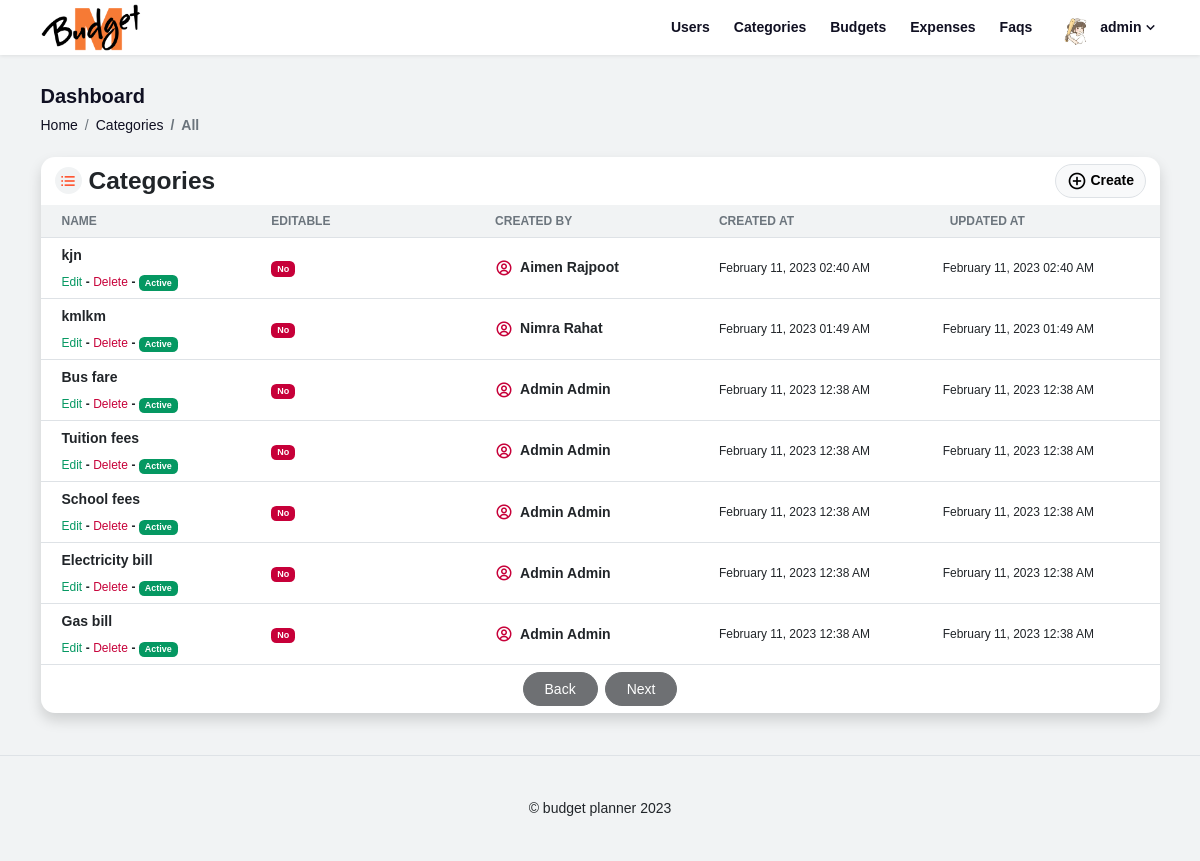
The app's page /categories.php (signed in) with its own data.
### tables this page shows
CREATE TABLE `users` (
  `id` int(11) NOT NULL,
  `firstname` varchar(200) DEFAULT NULL,
  `lastname` varchar(200) DEFAULT NULL,
  `username` varchar(255) DEFAULT NULL,
  `image` text DEFAULT NULL,
  `email` varchar(200) DEFAULT NULL,
  `password` varchar(200) DEFAULT NULL,
  `is_role` tinyint(1) DEFAULT NULL,
  `is_status` int(11) DEFAULT NULL,
  `is_active` tinyint(1) DEFAULT NULL,
  `created_at` datetime DEFAULT NULL,
  `updated_at` datetime DEFAULT NULL
);

CREATE TABLE `categories` (
  `id` int(11) NOT NULL,
  `name` varchar(255) DEFAULT NULL,
  `is_editable` tinyint(1) DEFAULT NULL,
  `is_active` tinyint(1) DEFAULT NULL,
  `created_by` int(1) DEFAULT NULL,
  `created_at` datetime DEFAULT NULL,
  `updated_at` datetime DEFAULT NULL
);

### classes/session.php (called while the page is built, shortened)
<?php
class session {
	public static function get($key){
		if(isset($_SESSION[$key])){
			return $_SESSION[$key];
		} else {
			return false;
		}
	}
}
?>

### classes/auth.php (called while the page is built, shortened)
<?php
class auth {
    public static function user(){
        if(session::get("id")){
            $data = DB::select("*");
            $data = DB::from("users");
            $data = DB::where(["id" => session::get("id")]);
            $data = DB::execute();
            $data = DB::fetch("one");
        } else {
            $data = false;
        }
        return $data;
    }
}
?>

### classes/media.php (called while the page is built, shortened)
<?php
class media {
  public static function image($image) {
      if(empty($image) || $image == "avatar.png"){
        return "./uploads/placeholder/avatar.png";
      } else if (file_exists("./uploads/{$image}") && !empty($image)){
       return "./uploads/{$image}";
    }
  }
}

### modules/categories.php (called while the page is built, shortened)
<?php
class module {
    public static function listing(){
        $data = DB::execute();
        $data = DB::fetch("all");
        return $data;
    }
}
?>

### classes/datetime.php (called while the page is built)
<?php
class DT {
    public static function format($datetime = "Y-m-d - h:i a", $pattern = "F d, Y h:i A"){
		return date($pattern, strtotime($datetime));
	}
}
?>

### categories.php (the view, shortened to what this page needs)
<!DOCTYPE html>
<html lang="en">
<head>
    <link rel="stylesheet" href="./src/libs/bootstrap/css/bootstrap.min.css">
    <link rel="stylesheet" href="./src/libs/boxicons/css/boxicons.min.css">
    <link rel="stylesheet" href="./src/css/stylesheet.css">
    <link rel="stylesheet" href="./src/css/utilities.css">
</head>
<body class="bg-light">
    <?php f::component("navbar"); ?>
    <main class="container container-sm container-md container-lg container-xl container-xxl">
        <nav class="mt-5 pt-5 pb-4">
            <h1 class="font-20 text-dark text-decoration-none fw-bold">Dashboard</h1>
            <ol class="breadcrumb m-0">
                <li class="breadcrumb-item">
                    <a href="index.php" class="text-decoration-none text-dark">Home</a>
                </li>
                <li class="breadcrumb-item">
                    <a href="categories.php" class="text-decoration-none text-dark">
                        Categories
                    </a>
                </li>
                <li class="breadcrumb-item active fw-bold">All</li>
            </ol>
        </nav>
        <section class="bg-white card shadow rounded-4 border-0 mb-5">
            <div class="card-header bg-transparent d-flex align-items-center border-0">
                <h3 class="card-title fw-bold m-0 d-flex align-items-center">
                    <span class="bx bx-list-ul bg-light p-1 font-20 text-warning rounded-circle me-2"></span>
                    Categories
                </h3>
                <a href="category-create.php" class="d-flex align-items-center btn btn-light border ms-auto rounded-5">
                    <b class="bx bx-plus-circle me-1 font-20"></b> <b>Create</b>
                </a>
            </div>
            <div class="card-body p-0">
                <table class="table table-card m-0 font-12">
                    <thead class="bg-light">
                        <tr>
                            <th class="px-4 border-bottom text-uppercase text-muted" scope="col">Name</th>
                            <?php if(f::is_admin()): ?>
                            <th class="border-bottom text-uppercase text-muted" scope="col">Editable</th>
                            <th class="border-bottom text-uppercase text-muted" scope="col">Created by</th>
                            <?php endif; ?>
                            <th class="border-bottom text-uppercase text-muted" scope="col">Created at</th>
                            <th class="px-3 border-bottom text-uppercase text-muted" scope="col">Updated at</th>
                        </tr>
                    </thead>
                    <tbody class="font-12">
                        <?php $listing = module::listing(); ?>
                        <?php if($listing): ?>
                        <?php foreach($listing as $item): ?>
                        <tr>
                            <td class="align-middle px-4" data-label="Name">
                                <a href="category-details.php?id=<?php echo $item["id"]; ?>" class="fw-bold link-dark font-14 text-decoration-none">
                                    <?php echo $item["name"]; ?>
                                </a>
                                <div class="d-flex align-items-center m-0 mt-2">
                                    <a href="category-update.php?id=<?php echo $item["id"]; ?>" class="text-decoration-none text-success me-1">Edit</a>
                                    <b>-</b>
                                    <a href="categories.php?id=<?php echo $item["id"]; ?>&action=delete" class="text-decoration-none text-danger mx-1">Delete</a>
                                    <b>-</b>
                                    <p class="ms-1 m-0"><?php echo f::is_active($item['is_active']); ?></p>
                                </div>
                            </td>
                            <?php if(f::is_admin()): ?>
                            <td class="align-middle" data-label="Editable">
                                <?php echo f::is_status($item['is_editable']); ?>
                            </td>
                            <td class="align-middle" data-label="Created by">
                                <p class="m-0 d-flex align-items-center font-14">
                                    <b class="text-danger bx bx-user-circle me-2 font-18"></b>
                                    <b><?php echo $item["firstname"]; ?> <?php echo $item["lastname"]; ?></b>
                                </p>
                            </td>
                            <?php endif; ?>
                            <td class="align-middle" data-label="Created at">
                                <?php echo DT::format($item["created_at"]); ?>
                            </td>
                            <td class="align-middle" data-label="Updated at">
                                <?php echo DT::format($item["updated_at"]); ?>
                            </td>
                        </tr>
                        <?php endforeach;?>
                        <?php endif;?>
                    </tbody>
                </table>
            </div>
            <div class="card-footer text-center bg-transparent border-0">
            </div>
        </section>
    </main>
</body>
</html>

### components/navbar.php (shortened to what this page needs)
<?php $user = auth::user(); ?>
<header class="navbar navbar-expand navbar-light fixed-top bg-white shadow-sm">
    <nav class="container container-sm container-md container-lg container-xl container-xxl">
        <a class="navbar-brand" href="index.php">
            <img src="./src/images/logo.png" class="d-inline-block logo">
        </a>
        <?php if(!f::is_authenticated()): ?>
        <ul class="navbar-nav nav-right">
            <li class="nav-item">
                <a class="nav-link text-dark btn btn-light shadow-none rounded-4" href="login.php">Login</a>
            </li>
            <li class="nav-item">
                <a class="nav-link text-dark btn btn-light shadow-none rounded-4" href="signup.php">Sign up</a>
            </li>
        </ul>
        <?php else: ?>
        <ul class="navbar-nav nav-center d-none d-lg-flex">
            <?php if(f::is_admin()): ?>
            <li class="nav-item">
                <a class="nav-link text-dark" href="users.php">Users</a>
            </li>
            <?php endif; ?>
            <li class="nav-item">
                <a class="nav-link text-dark" href="categories.php">Categories</a>
            </li>
            <li class="nav-item">
                <a class="nav-link text-dark" href="budgets.php">Budgets</a>
            </li>
            <li class="nav-item">
                <a class="nav-link text-dark" href="expenses.php">Expenses</a>
            </li>
            <li class="nav-item">
                <a class="nav-link text-dark" href="faqs.php">Faqs</a>
            </li>
        </ul>
        <?php endif; ?>
        <?php if(f::is_authenticated()): ?>
        <div class="dropdown ms-3">
            <a href="javascript:void(0)" data-bs-toggle="dropdown"
                class="d-flex align-items-center text-dark text-decoration-none">
                <div class="size-35 me-2">
                    <img src="<?php echo media::image($user["image"])?>" class="rounded-circle w-100 h-100 object-cover">
                </div>
                <b class="font-14"><?php echo $user["username"]; ?></b>
                <b class="bx bx-chevron-down font-18"></b>
            </a>
        </div>
        <?php endif; ?>
    </nav>
</header>

### classes/functions.php (shortened to what this page needs)
<?php
class f {
	public static function is_active($value, $type="badge"){
		if($type =="badge"){
			if($value == 0){
				echo '<span class="badge bg-danger">Inactive</span>';
			 } else if($value == 1) {
				echo '<span class="badge bg-success">Active</span>';
			 }
		} else if($type =="option") {
			if($value == 0){
				echo '<option value="1">Yes</option><option value="0" selected>No</option>';
			 } else if($value == 1) {
				echo '<option value="1" selected>Yes</option><option value="0">No</option>';
			 }
		}
   	}
	   public static function is_status($value, $type="badge"){
		if($type =="badge"){
			if($value == 0){
				echo '<span class="badge bg-danger">No</span>';
			 } else if($value == 1) {
				echo '<span class="badge bg-success">Yes</span>';
			 }
		} else if($type =="option") {
			if($value == 0){
				echo '<option value="1">Yes</option><option value="0" selected>No</option>';
			 } else if($value == 1) {
				echo '<option value="1" selected>Yes</option><option value="0">No</option>';
			 }
		}
   	}
	public static function is_admin($redirect = False, $path = ""){
		return ($_SESSION["is_role"] == 0) ? true  : false;
	}
	public static function is_customer($redirect = False, $path = ""){
		return ($_SESSION["is_role"] == 1) ? true  : false;
	}
	public static function is_authenticated(){
		return (isset($_SESSION["id"])) ? true  : false;
	}
	public static function component($file){
		require_once "components/".$file.".php";
	}
}
?>

### records on screen
users: image (picture), username "admin"
categories: name "kjn", is_active "Active", users.firstname "Aimen", users.lastname "Rajpoot", created_at "February 11, 2023 02:40 AM", updated_at "February 11, 2023 02:40 AM"
categories: name "kmlkm", is_active "Active", users.firstname "Nimra", users.lastname "Rahat", created_at "February 11, 2023 01:49 AM", updated_at "February 11, 2023 01:49 AM"
categories: name "Bus fare", is_active "Active", is_editable "No", users.firstname "Admin", users.lastname "Admin", created_at "February 11, 2023 12:38 AM", updated_at "February 11, 2023 12:38 AM"
categories: name "Tuition fees", is_active "Active", is_editable "No", users.firstname "Admin", users.lastname "Admin", created_at "February 11, 2023 12:38 AM", updated_at "February 11, 2023 12:38 AM"
categories: name "School fees", is_active "Active", is_editable "No", users.firstname "Admin", users.lastname "Admin", created_at "February 11, 2023 12:38 AM", updated_at "February 11, 2023 12:38 AM"
categories: name "Electricity bill", is_active "Active", is_editable "No", users.firstname "Admin", users.lastname "Admin", created_at "February 11, 2023 12:38 AM", updated_at "February 11, 2023 12:38 AM"
categories: name "Gas bill", is_active "Active", is_editable "No", users.firstname "Admin", users.lastname "Admin", created_at "February 11, 2023 12:38 AM", updated_at "February 11, 2023 12:38 AM"
